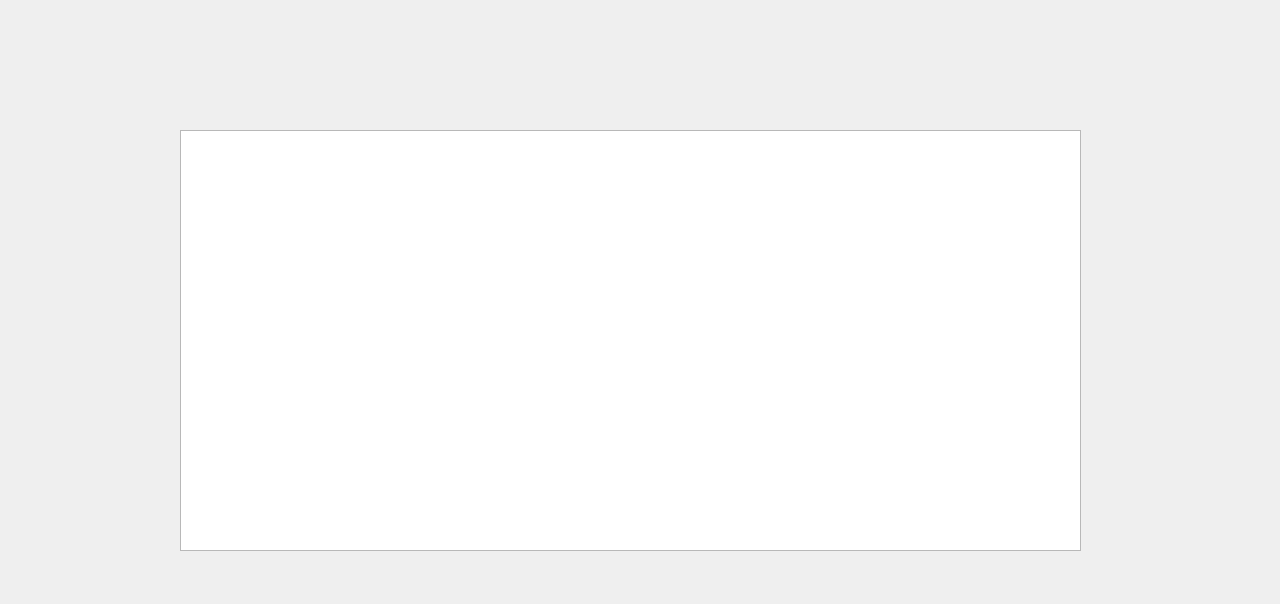
<?xml version="1.0" encoding="UTF-8"?>
<ui version="4.0">
 <class>list</class>
 <widget class="QDialog" name="list">
  <property name="geometry">
   <rect>
    <x>0</x>
    <y>0</y>
    <width>1280</width>
    <height>604</height>
   </rect>
  </property>
  <property name="windowTitle">
   <string>Dialog</string>
  </property>
  <widget class="QListWidget" name="listWidget">
   <property name="geometry">
    <rect>
     <x>180</x>
     <y>130</y>
     <width>901</width>
     <height>421</height>
    </rect>
   </property>
  </widget>
 </widget>
 <resources/>
 <connections/>
</ui>
